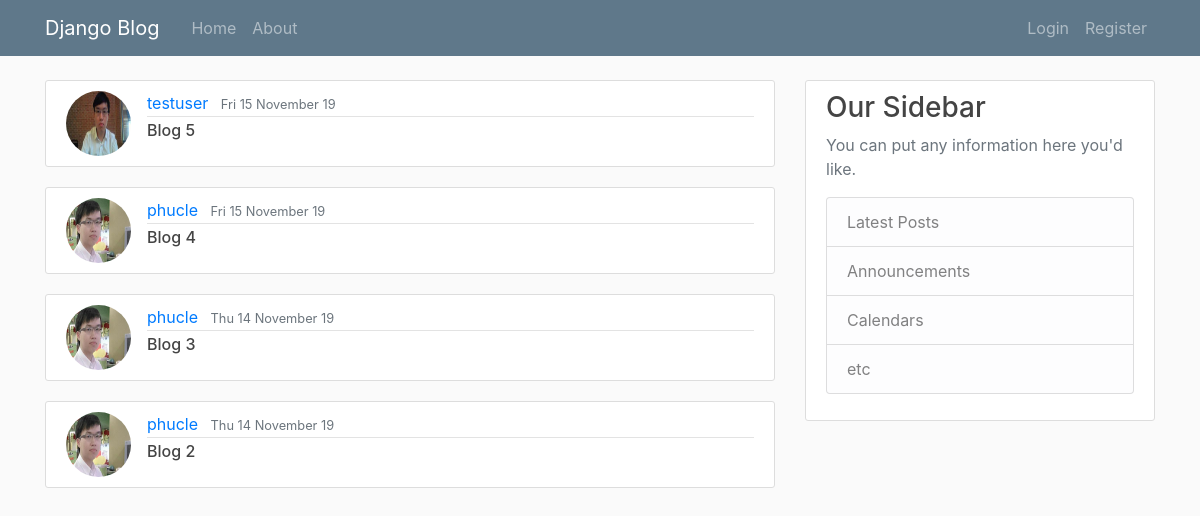
The app's page /, older data.
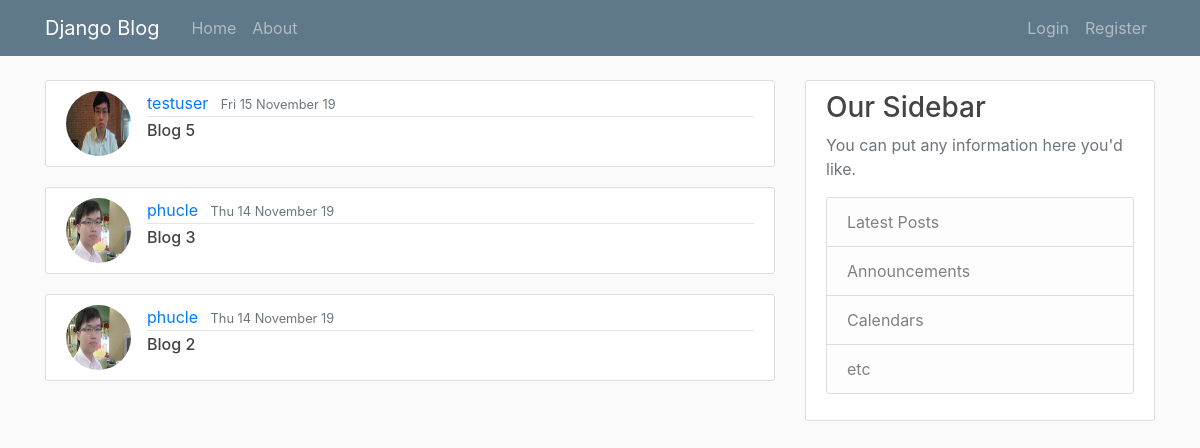
The same page, newer data.
### blog/models.py (models this page shows, shortened)
class Post(models.Model):
  title = models.CharField(max_length=100)
  content = models.TextField()
  date_posted = models.DateTimeField(default=timezone.now)
  author = models.ForeignKey(User, on_delete=models.CASCADE) # when we delete author, all the posts will be deleted

### users/models.py (models this page shows, shortened)
class Profile(models.Model):
  user = models.OneToOneField(User, on_delete=models.CASCADE) # Cascade means that if we delete a user, we will delete the blog posted by that user but not otherwise
  image = models.ImageField(default='default.jpeg', upload_to='profile_pics')

### blog/views.py (the view)
# urls.py: path('', PostListView.as_view(), name='blog-home'),
class PostListView(ListView):
  model = Post
  template_name = 'blog/home.html' # <app><model>_<viewtype>.html
  context_object_name = 'posts'
  ordering = ['-date_posted'] # change order to have the newest on Top

### blog/templates/blog/home.html
{% extends "blog/base.html" %}
{% block content %}
    {% for post in posts %}
    <article class="media content-section">
      <img class="rounded-circle article-img" src = "{{ post.author.profile.image.url }} ">
        <div class="media-body">
          <div class="article-metadata">
            <a class="mr-2" href="{% url 'profile' %}">{{ post.author }}</a>
            <small class="text-muted">{{ post.date_posted|date:"D d F y " }}</small>
          </div>
          <h6><a class="article-title" href="{% url 'post-detail' post.id %}">{{ post.title }}</a></h6>
        </div>
      </article>
    {% endfor %}
{% endblock content %}

Row changes from the older to the newer data that the page shows:
removed Post: author.profile.image (picture), author "phucle", date_posted "Fri 15 November 19", title "Blog 4"
